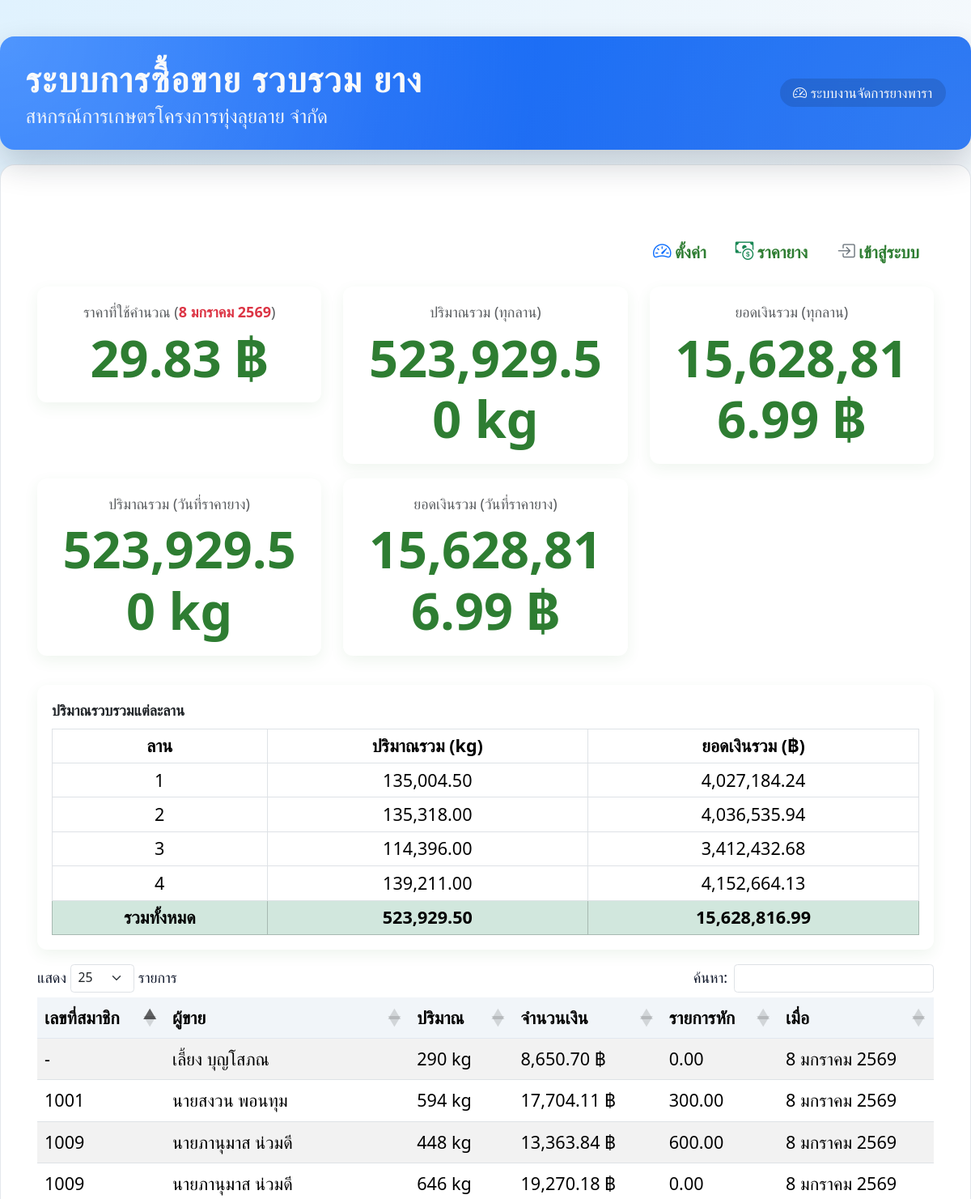
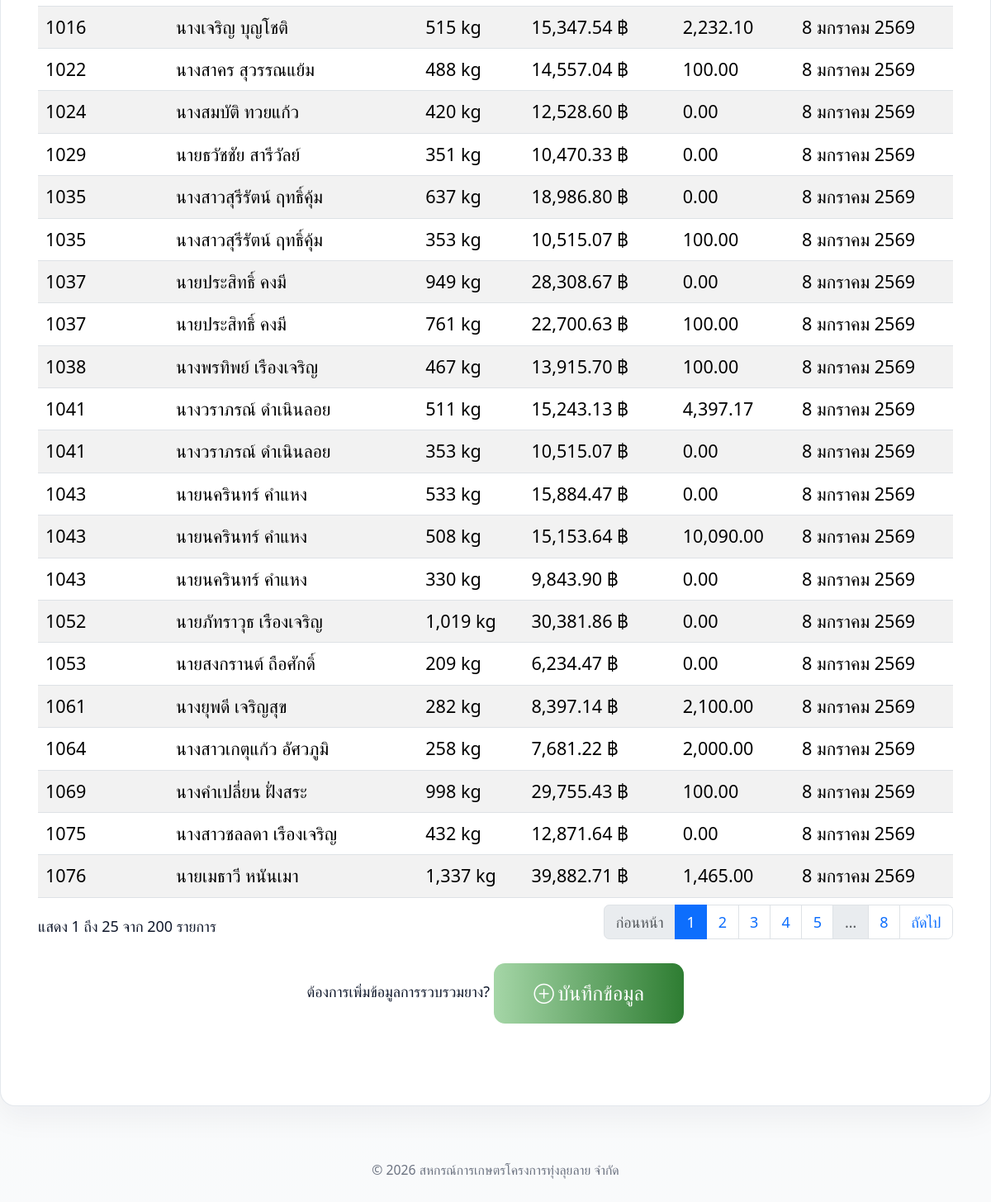
The page / on the database its author committed (2 pictures, top to bottom).
### tables this page shows
CREATE TABLE `tbl_price` (
  `pr_id` int(11) NOT NULL,
  `pr_year` int(11) NOT NULL,
  `pr_date` date NOT NULL,
  `pr_number` varchar(255) NOT NULL,
  `pr_price` decimal(18,2) NOT NULL,
  `pr_saveby` varchar(255) NOT NULL,
  `pr_savedate` date NOT NULL
);

CREATE TABLE `tbl_rubber` (
  `ru_id` int(11) NOT NULL,
  `ru_date` date NOT NULL,
  `ru_lan` varchar(255) NOT NULL,
  `ru_group` varchar(255) NOT NULL,
  `ru_number` varchar(255) NOT NULL,
  `ru_fullname` varchar(255) NOT NULL,
  `ru_class` varchar(255) NOT NULL,
  `ru_quantity` decimal(18,2) NOT NULL,
  `ru_value` decimal(18,2) NOT NULL,
  `ru_hoon` decimal(18,2) NOT NULL,
  `ru_loan` decimal(18,2) NOT NULL,
  `ru_shortdebt` decimal(18,2) NOT NULL,
  `ru_deposit` decimal(18,2) NOT NULL,
  `ru_tradeloan` decimal(18,2) NOT NULL,
  `ru_insurance` decimal(18,2) NOT NULL,
  `ru_expend` decimal(18,2) NOT NULL,
  `ru_netvalue` decimal(18,2) NOT NULL,
  `ru_saveby` varchar(255) NOT NULL,
  `ru_savedate` date NOT NULL
);

### functions.php (called while the page is built, shortened)
<?php
function thai_date_format(string $date_str): string {
    $months = [
        1 => 'มกราคม',
        2 => 'กุมภาพันธ์',
        3 => 'มีนาคม',
        4 => 'เมษายน',
        5 => 'พฤษภาคม',
        6 => 'มิถุนายน',
        7 => 'กรกฎาคม',
        8 => 'สิงหาคม',
        9 => 'กันยายน',
        10 => 'ตุลาคม',
        11 => 'พฤศจิกายน',
        12 => 'ธันวาคม',
    ];
    $date = strtotime($date_str);
    $day = date('j', $date);
    $month = (int)date('n', $date);
    $year = (int)date('Y', $date) + 543;
    return sprintf('%d %s %d', $day, $months[$month], $year);
}
?>

### index.php (the view, shortened to what this page needs)
<?php
require_once 'functions.php';
include 'header.php';
$db = db();
?>
<?php
$listings = [];
$res = $db->query("SELECT ru_id, ru_fullname, ru_class, ru_quantity, ru_netvalue, ru_group, ru_lan, ru_expend, ru_number, ru_date FROM tbl_rubber ORDER BY ru_lan ASC,ru_date DESC, ru_id DESC LIMIT 200");
if ($res) {
    while ($row = $res->fetch_assoc()) {
        $listings[] = [
            'id' => (int)$row['ru_id'],
            'seller' => $row['ru_fullname'],
            'member_no' => $row['ru_number'],
            'type' => $row['ru_class'],
            'quantity' => (float)$row['ru_quantity'],
            'unit' => 'kg',
            'price' => (float)$row['ru_netvalue'],
            'lan' => $row['ru_lan'],
            'location' => $row['ru_group'],
            'deductions' => isset($row['ru_expend']) ? (float)$row['ru_expend'] : 0.0,
            'posted' => $row['ru_date'],
        ];
    }
}
$stmt = $db->prepare("SELECT pr_price FROM tbl_price ORDER BY pr_date DESC, pr_id DESC LIMIT 1");
if ($stmt) {
	$stmt->execute();
	$res = $stmt->get_result();
	$row = $res->fetch_assoc();
	if ($row) {
		$latest_price = $row['pr_price'];
	} else {
		$latest_price = 0;
	}
} else {
	$latest_price = 0;
}
$stmt = $db->prepare("SELECT pr_date FROM tbl_price ORDER BY pr_date DESC, pr_id DESC LIMIT 1");
if ($stmt) {
	$stmt->execute();
	$res = $stmt->get_result();
	$row = $res->fetch_assoc();
	$latest_price_date = $row ? $row['pr_date'] : null;
} else {
	$latest_price_date = null;
}
$latest_price_date_text = $latest_price_date ? thai_date_format($latest_price_date) : '-';
$price_date_total_quantity = 0;
$price_date_total_value = 0;
if ($latest_price_date) {
    $stmt = $db->prepare("SELECT SUM(ru_quantity) as total_qty FROM tbl_rubber WHERE DATE(ru_date) = ?");
    if ($stmt) {
        $stmt->bind_param('s', $latest_price_date);
        $stmt->execute();
        $res = $stmt->get_result();
        $row = $res->fetch_assoc();
        $price_date_total_quantity = $row['total_qty'] ? (float)$row['total_qty'] : 0;
    }
    $price_date_total_value = $price_date_total_quantity * $latest_price;
}
$filter_type = isset($_GET['type']) ? trim($_GET['type']) : '';
$filter_location = isset($_GET['location']) ? trim($_GET['location']) : '';
$filter_min = isset($_GET['min_qty']) && is_numeric($_GET['min_qty']) ? (int)$_GET['min_qty'] : null;
$filter_max = isset($_GET['max_qty']) && is_numeric($_GET['max_qty']) ? (int)$_GET['max_qty'] : null;
$search = isset($_GET['q']) ? trim($_GET['q']) : '';
$filtered = array_filter($listings, function($l) use ($filter_type, $filter_location, $filter_min, $filter_max, $search) {
	if ($filter_type !== '' && strcasecmp($l['type'], $filter_type) !== 0) return false;
	if ($filter_location !== '' && stripos($l['location'], $filter_location) === false) return false;
	if ($filter_min !== null && $l['quantity'] < $filter_min) return false;
	if ($filter_max !== null && $l['quantity'] > $filter_max) return false;
	if ($search !== '' && stripos($l['seller'].' '.$l['type'].' '.$l['location'], $search) === false) return false;
	return true;
});
$all_total_quantity = 0;
$all_total_value = 0;
$all_stats = $db->query("SELECT SUM(ru_quantity) as total_qty FROM tbl_rubber");
if ($all_stats) {
    $row = $all_stats->fetch_assoc();
    $all_total_quantity = $row['total_qty'] ? (float)$row['total_qty'] : 0;
    $all_total_value = $all_total_quantity * $latest_price;
}
?>
<div class="container-xl my-5">
	<?php
	$logged_in = !empty($_SESSION['user_id']) || !empty($_SESSION['username']) || !empty($_SESSION['member_id']);
	$username = $_SESSION['username'] ?? ($_SESSION['user_name'] ?? '');
	?>
	<div class="d-flex justify-content-end mb-3 nav-index">
		<ul class="nav">
			<li class="nav-item"><a class="nav-link" href="dashboard.php"><i class="bi bi-speedometer2 me-1 text-primary fs-5"></i>ตั้งค่า</a></li>
			<li class="nav-item"><a class="nav-link" href="prices.php"><i class="bi bi-cash-coin me-1 text-success fs-5"></i>ราคายาง</a></li>
			<?php if ($logged_in): ?>
				<li class="nav-item"><a class="nav-link" href="rubbers.php?lan=all"><i class="bi bi-droplet-half me-1 text-info fs-5"></i>บันทึกข้อมูลยาง</a></li>
				<li class="nav-item"><a class="nav-link" href="logout.php"><i class="bi bi-box-arrow-right me-1 text-danger fs-5"></i>ออกจากระบบ<?php echo $username ? ' ('.htmlspecialchars($username).')' : ''; ?></a></li>
			<?php else: ?>
				<li class="nav-item"><a class="nav-link" href="login.php"><i class="bi bi-box-arrow-in-right me-1 text-secondary fs-5"></i>เข้าสู่ระบบ</a></li>
			<?php endif; ?>
		</ul>
	</div>
	<div class="row mb-3">
		<div class="col-sm-4 mb-3">
			<div class="card stat p-3 text-center">
				<div class="mb-1 text-muted">ราคาที่ใช้คำนวณ (<span class="text-danger fw-bold"><?php echo $latest_price_date_text; ?></span>)</div>
				<div class="value display-4">
					<?php echo number_format($latest_price,2); ?> ฿
				</div>
			</div>
		</div>
		<div class="col-sm-4 mb-3">
			<div class="card stat p-3 text-center">
				<div class="mb-1 text-muted">ปริมาณรวม (ทุกลาน)</div>
				<div class="value display-4"> <?php echo number_format($all_total_quantity,2); ?> kg</div>
			</div>
		</div>
		<div class="col-sm-4 mb-3">
			<div class="card stat p-3 text-center">
				<div class="mb-1 text-muted">ยอดเงินรวม (ทุกลาน)</div>
				<div class="value display-4">
					<?php
					echo number_format($all_total_value,2);
					?> ฿
				</div>
			</div>
		</div>
		<div class="col-sm-4 mb-3">
			<div class="card stat p-3 text-center">
				<div class="mb-1 text-muted">ปริมาณรวม (วันที่ราคายาง)</div>
				<div class="value display-4"> <?php echo number_format($price_date_total_quantity,2); ?> kg</div>
			</div>
		</div>
		<div class="col-sm-4 mb-3">
			<div class="card stat p-3 text-center">
				<div class="mb-1 text-muted">ยอดเงินรวม (วันที่ราคายาง)</div>
				<div class="value display-4">
					<?php echo number_format($price_date_total_value,2); ?> ฿
				</div>
			</div>
		</div>
	</div>
	<div class="row mb-3">
		<div class="col-12">
			<div class="card stat p-3">
				<div class="mb-2 fw-bold">ปริมาณรวบรวมแต่ละลาน</div>
				<table class="table table-bordered table-sm mb-0">
					<thead>
						<tr class="text-center">
							<th>ลาน</th>
							<th>ปริมาณรวม (kg)</th>
							<th>ยอดเงินรวม (฿)</th>
						</tr>
					</thead>
					<tbody>
					<?php
					$lan_query = "SELECT ru_lan, SUM(ru_quantity) as total_qty FROM tbl_rubber GROUP BY ru_lan ORDER BY ru_lan ASC";
					$lan_res = $db->query($lan_query);
					$grand_total_qty = 0;
					$grand_total_value = 0;
					if ($lan_res) {
						while ($lan_row = $lan_res->fetch_assoc()) {
							$lan = $lan_row['ru_lan'] ?? '-';
							$qty = (float)$lan_row['total_qty'];
							$value = $qty * $latest_price;
							$grand_total_qty += $qty;
							$grand_total_value += $value;
							echo '<tr class="text-center">';
							echo '<td>'.htmlspecialchars($lan).'</td>';
							echo '<td>'.number_format($qty,2).'</td>';
							echo '<td>'.number_format($value,2).'</td>';
							echo '</tr>';
						}
					}
					?>
					<tr class="table-success fw-bold text-center">
						<td>รวมทั้งหมด</td>
						<td><?php echo number_format($grand_total_qty,2); ?></td>
						<td><?php echo number_format($grand_total_value,2); ?></td>
					</tr>
					</tbody>
				</table>
			</div>
		</div>
	</div>
	<div class="row">
		<div class="col-12">
				<div class="table-responsive">
					<table class="table table-striped table-hover datatable w-100">
						<thead>
							<tr>
									<th>เลขที่สมาชิก</th>
									<th>ผู้ขาย</th>
								<th>ปริมาณ</th>
                                <th>จำนวนเงิน</th>
								<th>รายการหัก</th>
								<th>เมื่อ</th>
							</tr>
						</thead>
						<tbody>
							<?php foreach ($filtered as $item): ?>
									<tr>
									<td><?php echo htmlspecialchars($item['member_no'] ?? '-'); ?></td>
									<td class="text-nowrap"><?php echo htmlspecialchars($item['seller']); ?></td>
								<td><?php echo number_format($item['quantity']) . ' ' . htmlspecialchars($item['unit']); ?></td>
								<td><?php echo number_format((float)$item['quantity'] * (float)$latest_price, 2); ?> ฿</td>
								<td><?php echo number_format($item['deductions'],2); ?></td>
								<td><?php echo htmlspecialchars(thai_date_format($item['posted'])); ?></td>
							</tr>
							<?php endforeach; ?>
						</tbody>
				</table>
				</div>
		</div>
	</div>
	<div class="row mt-4">
		<div class="col-12 text-center">
			<?php
			$logged_in = !empty($_SESSION['user_id']) || !empty($_SESSION['username']) || !empty($_SESSION['member_id']);
			$target = $logged_in ? 'rubbers.php?lan=all' : 'login.php?redirect=' . urlencode('rubbers.php?lan=all');
			?>
			<p>ต้องการเพิ่มข้อมูลการรวบรวมยาง? <a href="<?php echo htmlspecialchars($target); ?>" class="btn btn-cta"><i class="bi bi-plus-circle me-1"></i>บันทึกข้อมูล</a></p>
		</div>
	</div>
</div>
<?php
include 'footer.php';
?>

### header.php (shortened to what this page needs)
<!doctype html>
<html lang="en">
    <head>
        <link
            href="https://cdn.jsdelivr.net/npm/bootstrap@5.3.2/dist/css/bootstrap.min.css"
            rel="stylesheet"
        />
        <link href="https://cdn.jsdelivr.net/npm/bootstrap-icons@1.11.3/font/bootstrap-icons.css" rel="stylesheet">
        <link rel="stylesheet" href="https://cdn.datatables.net/1.13.6/css/dataTables.bootstrap5.min.css">
    </head>
    <body>
        <main>
            <div class="app-shell">
                <div class="page-hero mt-3">
                    <div class="page-hero-inner d-flex flex-column flex-md-row align-items-md-center justify-content-between gap-2">
                        <div>
                            <h1 class="mb-1">ระบบการซื้อขาย รวบรวม ยาง</h1>
                            <h5 class="mb-0">สหกรณ์การเกษตรโครงการทุ่งลุยลาย จำกัด</h5>
                        </div>
                        <div class="text-md-end">
                            <span class="badge-pill text-light d-inline-flex align-items-center gap-1">
                                <i class="bi bi-speedometer2"></i>
                                <span>ระบบงานจัดการยางพารา</span>
                            </span>
                        </div>
                    </div>
                </div>
                <div class="content-card mt-3">

### footer.php (shortened to what this page needs)
</div>
</main>
<footer>
    <div class="container text-center">
        <small>&copy; <?php echo date('Y'); ?> สหกรณ์การเกษตรโครงการทุ่งลุยลาย จำกัด</small>
    </div>
</footer>
</body>
</html>

### header.php (style rules this page uses)
* { margin: 0; padding: 0; box-sizing: border-box; }
:root { font-size: 18px; }
body { min-height: 100vh; background: radial-gradient(circle at top left, #e0f2fe 0, #f8fafc 45%, #f9fafb 100%); font-family: 'THSarabunNew', system-ui, -apple-system, "Segoe UI", Roboto, "Helvetica Neue", Arial, "Noto Sans", sans-serif; color: #0f172a; }
main { padding: 1.5rem 0 2rem; }
.app-shell { max-width: 1200px; margin: 0 auto; }
.page-hero { background: linear-gradient(135deg, #0d6efd, #2563eb); color: #f9fafb; border-radius: 1rem; padding: 1.5rem 1.75rem; box-shadow: 0 18px 40px rgba(15, 23, 42, 0.20); position: relative; overflow: hidden; }
.page-hero::before { content: ""; position: absolute; inset: 0; background: radial-gradient(circle at top left, rgba(255,255,255,0.30) 0, transparent 55%), radial-gradient(circle at bottom right, rgba(37,99,235,0.45) 0, transparent 60%); mix-blend-mode: screen; opacity: .9; pointer-events: none; }
.page-hero-inner { position: relative; z-index: 1; }
.page-hero h1 { font-size: 2.4rem; font-weight: 700; letter-spacing: .04em; }
.page-hero h5 { font-size: 1.35rem; font-weight: 400; opacity: .95; }
.page-hero .badge-pill { font-size: .95rem; background-color: rgba(15,23,42,.15); border-radius: 999px; padding: .25rem .9rem; backdrop-filter: blur(6px); }
.content-card { margin-top: 1.75rem; background-color: #ffffff; border-radius: 1rem; padding: 1.5rem 1.75rem; box-shadow: 0 14px 35px rgba(15,23,42,0.05); border: 1px solid rgba(148,163,184,0.25); }
table, .dataTable, table.dataTable tbody td, table.dataTable thead th, table.table td, table.table th { font-size: 1.2rem; }
.btn { font-size: 1.25rem; padding: 0.4em 1.15em; border-radius: .75rem; }
table.dataTable thead th { background-color: #f1f5f9; border-bottom: 1px solid #e2e8f0; font-weight: 600; }
footer { padding: 1.5rem 0 1.75rem; color: #6b7280; }

### index.php (style rules this page uses)
:root { --bg-green: #f3fbf5; --accent-green: #2e7d32; --muted-green: #a5d6a7; --card-shadow: 0 6px 18px rgba(46,125,50,0.08); }
body { background-color: var(--bg-green); }
.nav-index { font-weight: bold; }
ul>li.nav-item .nav-link { color: var(--accent-green); font-size: 1.15rem; }
.card.stat { border: none; box-shadow: var(--card-shadow); border-radius:12px; }
.card.stat .value { font-weight:700; color: var(--accent-green); }
.table thead { background: linear-gradient(90deg, rgba(165,214,167,0.25), rgba(243,251,245,0.25)); }
.btn-cta { background: linear-gradient(90deg, var(--muted-green), var(--accent-green)); border: none; color: #fff; font-size: 1.35rem; padding: 0.75em 2em; }

### rows shown on the page
tbl_price: pr_date "8 มกราคม 2569", pr_price "29.83", (float)$item['quantity']*(float)$latest_price "13,363.84", (float)$item['quantity']*(float)$latest_price "12,871.64", (float)$item['quantity']*(float)$latest_price "19,270.18", (float)$item['quantity']*(float)$latest_price "6,234.47", (float)$item['quantity']*(float)$latest_price "10,470.33", (float)$item['quantity']*(float)$latest_price "13,915.70", (float)$item['quantity']*(float)$latest_price "8,397.14", (float)$item['quantity']*(float)$latest_price "14,557.04", (float)$item['quantity']*(float)$latest_price "15,243.13", (float)$item['quantity']*(float)$latest_price "10,515.07", (float)$item['quantity']*(float)$latest_price "28,308.67", (float)$item['quantity']*(float)$latest_price "29,755.43", (float)$item['quantity']*(float)$latest_price "15,347.54", (float)$item['quantity']*(float)$latest_price "7,681.22", (float)$item['quantity']*(float)$latest_price "8,650.70", (float)$item['quantity']*(float)$latest_price "39,882.71", (float)$item['quantity']*(float)$latest_price "15,884.47", (float)$item['quantity']*(float)$latest_price "15,153.64", (float)$item['quantity']*(float)$latest_price "9,843.90", (float)$item['quantity']*(float)$latest_price "30,381.86", (float)$item['quantity']*(float)$latest_price "18,986.80", (float)$item['quantity']*(float)$latest_price "17,704.11", (float)$item['quantity']*(float)$latest_price "12,528.60"
tbl_rubber: ru_number "1009", ru_fullname "นายภานุมาส น่วมดี", quantity "448", unit "kg", deductions "600.00", ru_date "8 มกราคม 2569"
tbl_rubber: ru_number "1075", ru_fullname "นางสาวชลลดา เรืองเจริญ", quantity "432", unit "kg", ru_expend "0.00", ru_date "8 มกราคม 2569"
tbl_rubber: ru_number "1009", ru_fullname "นายภานุมาส น่วมดี", quantity "646", unit "kg", ru_expend "0.00", ru_date "8 มกราคม 2569"
tbl_rubber: ru_number "1053", ru_fullname "นายสงกรานต์ ถือศักดิ์", quantity "209", unit "kg", ru_expend "0.00", ru_date "8 มกราคม 2569"
tbl_rubber: ru_number "1029", ru_fullname "นายธวัชชัย สารีวัลย์", quantity "351", unit "kg", ru_expend "0.00", ru_date "8 มกราคม 2569"
tbl_rubber: ru_number "1038", ru_fullname "นางพรทิพย์ เรืองเจริญ", quantity "467", unit "kg", ru_expend "100.00", ru_date "8 มกราคม 2569"
tbl_rubber: ru_number "1061", ru_fullname "นางยุพดี เจริญสุข", quantity "282", unit "kg", ru_expend "2,100.00", ru_date "8 มกราคม 2569"
tbl_rubber: ru_number "1022", ru_fullname "นางสาคร สุวรรณแย้ม", quantity "488", unit "kg", ru_expend "100.00", ru_date "8 มกราคม 2569"
tbl_rubber: ru_number "1041", ru_fullname "นางวราภรณ์ ดำเนินลอย", quantity "511", unit "kg", ru_expend "4,397.17", ru_date "8 มกราคม 2569", quantity "353", deductions "0.00", member_no "1037", seller "นายประสิทธิ์ คงมี", ru_id "761", (float)$item['quantity']*(float)$latest_price "22,700.63", deductions "100.00"
tbl_rubber: ru_number "1043", ru_fullname "นายนครินทร์ คำแหง", quantity "533", unit "kg", ru_expend "0.00", ru_date "8 มกราคม 2569"
tbl_rubber: ru_number "1043", ru_fullname "นายนครินทร์ คำแหง", quantity "508", unit "kg", ru_expend "10,090.00", ru_date "8 มกราคม 2569"

### other values the page prints
$all_total_quantity "523,929.50"
$all_total_value "15,628,816.99"
$price_date_total_quantity "523,929.50"
$price_date_total_value "15,628,816.99"
$lan "1"
$qty "135,004.50"
$value "4,027,184.24"
$lan "2"
$qty "135,318.00"
$value "4,036,535.94"
$lan "3"
$qty "114,396.00"
$value "3,412,432.68"
$lan "4"
$qty "139,211.00"
